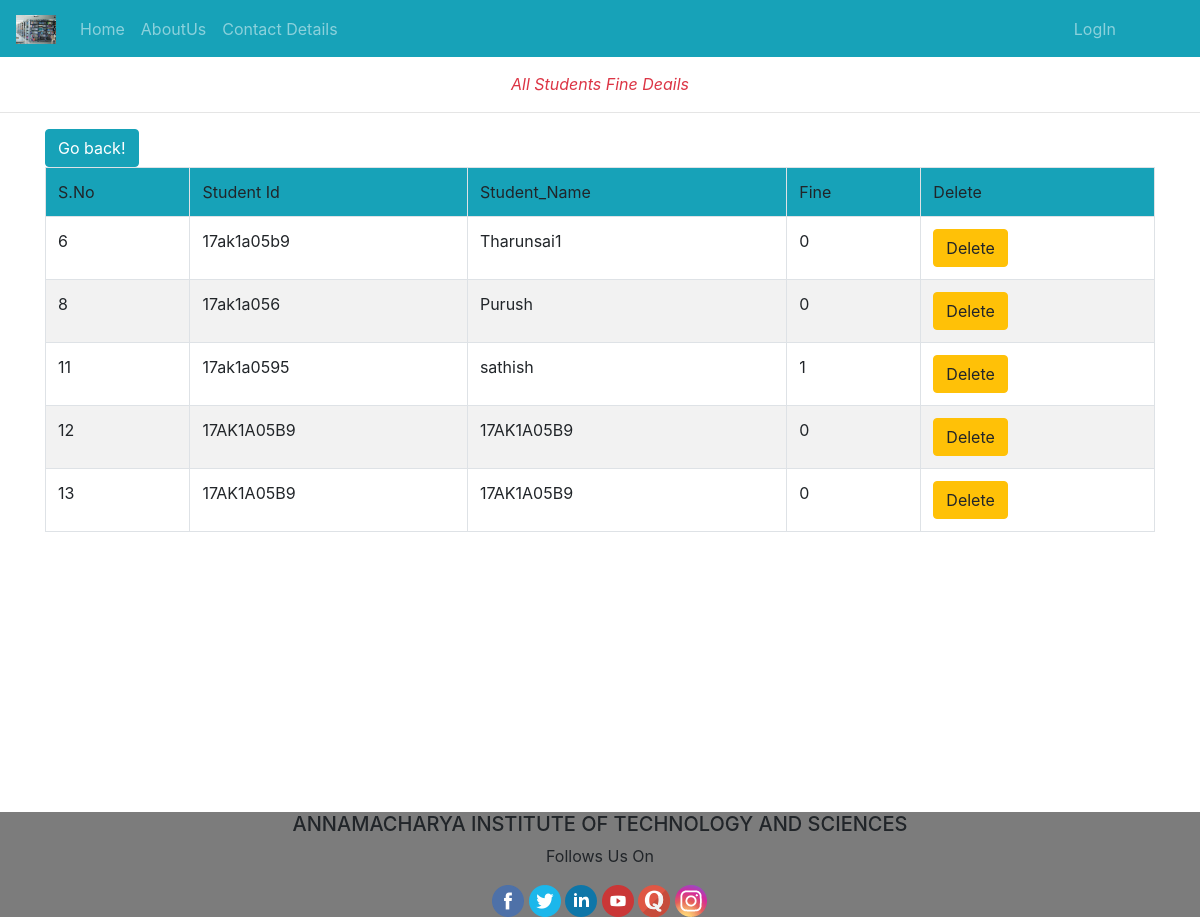
The page /fine/ on the database its author committed.
### Library_App/models.py (models this page shows)
class st_admin_data(models.Model):
	Rg_No=models.CharField(max_length=120)
	Branch=models.CharField(max_length=120)
	Name=models.CharField(max_length=120)
	issue_status=models.IntegerField(default=0)
	Book_name=models.CharField(max_length=120)
	Book_author=models.CharField(max_length=120)
	Book_count=models.IntegerField(default=0)
	Issue_date=models.DateField(blank=True,null=True)
	Expire_date=models.DateField(blank=True,null=True)
	Return_Date=models.DateField(blank=True,null=True)
	Fine=models.IntegerField(default=0)
	uid=models.ForeignKey(User,on_delete=models.CASCADE)

### Library_App/views.py (the view)
# urls.py: path('fine/',views.fine,name='fine'),
def fine(rq):
	fine1=st_admin_data.objects.all()
	data=Books_Avail.objects.filter()
	return render(rq,'html/fine.html',{'f':fine1})

### Library_App/templates/html/fine.html (shortened to what this page needs)
{% extends 'html/base.html' %}
{% load static %}
{% block content %}
<div class="text-center text-danger">
	<br>
	<span><i>All Students Fine Deails</i></span>
</div>
<hr>
<div class="container">
	<table class="table table-bordered table table-hover table-striped table table-condensed">
		<input type="button" value="Go back!" onclick="history.back()" class="btn btn-info">
		<tr class="bg bg-info">
			<td>S.No</td>
			<td>Student Id</td>
			<td>Student_Name</td>
			<td>Fine</td>
			<td>Delete</td>
		{% for i in f %}
		{% if i.issue_status is 1 %}
		<tr>
			<td>{{forloop.counter}}</td>
			<td>{{i.Rg_No}}</td>
			<td>{{i.Name}}</td>
			<td>
				{{i.Fine}}
			</td>
			<td><a class="confirm-delete btn btn-warning" href="{% url 'datadelete' i.id %}">Delete</a></td>
		</tr>
		{% endif %}
		{% endfor %}
	</table>
</div>
		<br><br><br><br><br>
		<br><br><br><br><br>
{% endblock %}

### rows shown on the page
st_admin_data: Rg_No "17ak1a05b9", Name "Tharunsai1", Fine "0"
st_admin_data: Rg_No "17ak1a056", Name "Purush", Fine "0"
st_admin_data: Rg_No "17ak1a0595", Name "sathish", Fine "1"
st_admin_data: Rg_No "17AK1A05B9", Name "17AK1A05B9", Fine "0"
st_admin_data: Rg_No "17AK1A05B9", Name "17AK1A05B9", Fine "0"
